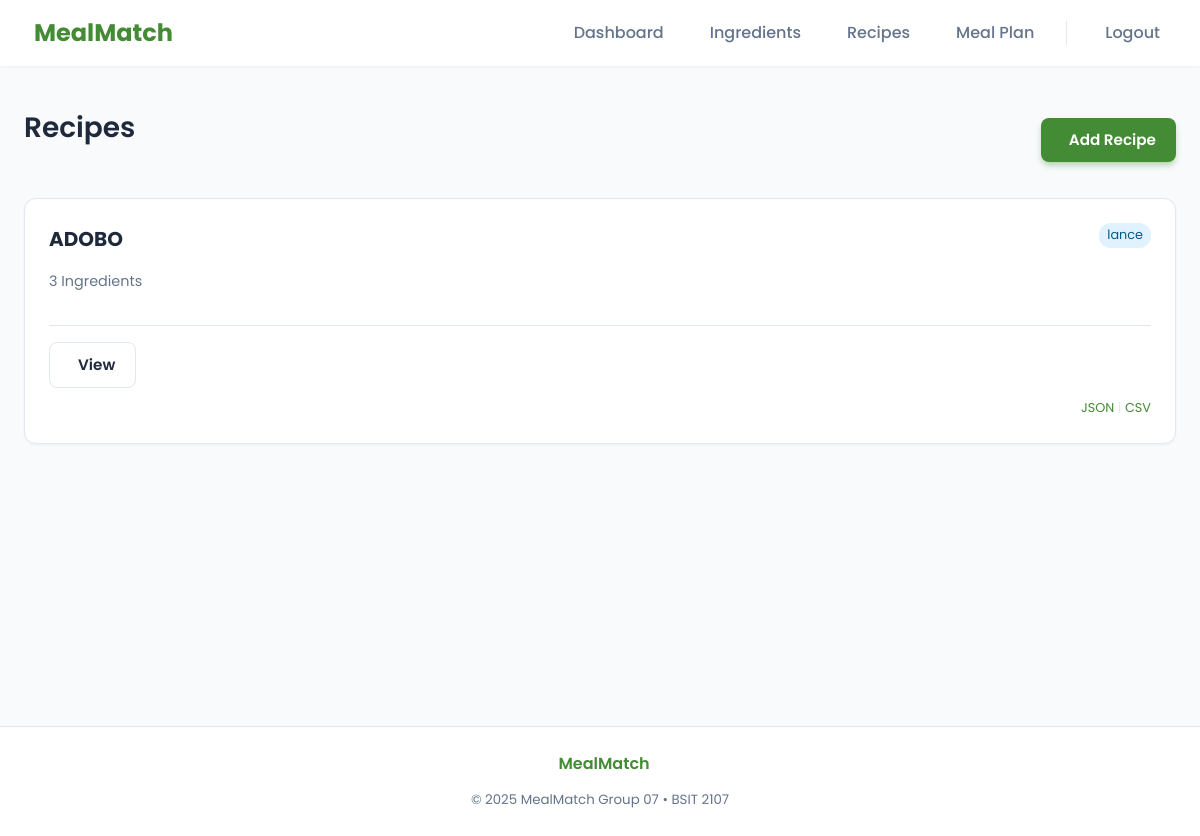
The app's page /recipes (signed in), older data.
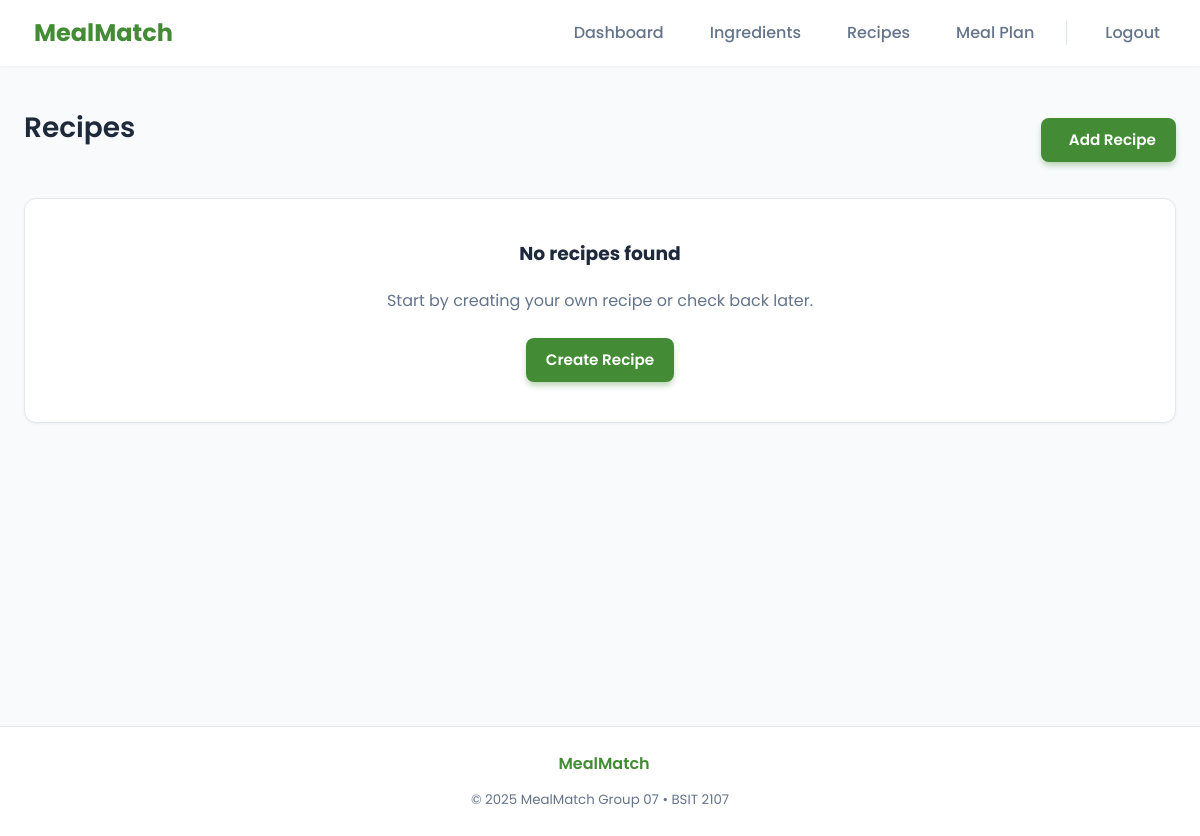
The same page, newer data.
### tables this page shows
CREATE TABLE recipes (
    id INTEGER PRIMARY KEY AUTOINCREMENT,
    title TEXT NOT NULL,
    description TEXT,
    instructions TEXT,
    created_by INTEGER,
    FOREIGN KEY(created_by) REFERENCES users(id) ON DELETE SET NULL
);

CREATE TABLE users (
    id INTEGER PRIMARY KEY AUTOINCREMENT,
    username TEXT UNIQUE NOT NULL,
    email TEXT UNIQUE NOT NULL,
    password_hash TEXT NOT NULL,
    is_admin INTEGER DEFAULT 0
);

### app.py (the view)
@app.route("/recipes")
@login_required
def recipes():
    rows = RecipeService.list_all_recipes()
    recipe_ingredients = {}
    for ri in db.query("SELECT * FROM recipe_ingredients"):
        recipe_ingredients.setdefault(ri["recipe_id"], []).append(ri)
    return render_template("recipes.html", recipes=rows, recipe_ingredients=recipe_ingredients)

### app.py (called while the page is built)
def login_required(fn):
    from functools import wraps
    @wraps(fn)
    def wrapper(*args, **kwargs):
        if not UserService.get_current_user():
            flash("Please log in to continue.", "warning")
            return redirect(url_for("login"))
        return fn(*args, **kwargs)
    return wrapper

    def connect(self):
        if self._conn is None:
            need_init = not os.path.exists(self.path)
            self._conn = sqlite3.connect(self.path, detect_types=sqlite3.PARSE_DECLTYPES|sqlite3.PARSE_COLNAMES)
            self._conn.row_factory = sqlite3.Row
            if need_init:
                self._init_db()
        return self._conn

    def close(self):
        if self._conn:
            self._conn.close()
            self._conn = None

    def query(self, sql: str, args=(), one=False):
        try:
            cur = self.connect().execute(sql, args)
            rv = cur.fetchall()
            cur.close()
            return (rv[0] if rv else None) if one else rv
        except Exception as e:
            raise DBError(e)

### templates/recipes.html (shortened to what this page needs)
{% extends "base.html" %}
{% block content %}
<div class="header-content" style="margin-bottom: 24px;">
  <h2>Recipes</h2>
  <a href="{{ url_for('add_recipe') }}" class="btn btn-primary">
     Add Recipe
  </a>
</div>
{% if recipes %}
<div class="cards">
  {% for r in recipes %}
  <div class="card" style="display: flex; flex-direction: column;">
    <div style="flex-grow: 1;">
      <div style="display: flex; justify-content: space-between; align-items: flex-start; margin-bottom: 10px;">
        <h3 style="margin: 0; font-size: 1.25rem;">{{ r['title'] }}</h3>
        <span
          style="font-size: 0.8rem; background: var(--info-bg); color: var(--info-text); padding: 2px 8px; border-radius: 12px;">
          {{ r['creator'] or 'Community' }}
        </span>
      </div>
      <p style="color: var(--text-muted); font-size: 0.9rem; margin-bottom: 16px;">
        {% if recipe_ingredients.get(r['id']) %}
         {{ recipe_ingredients[r['id']]|length }} Ingredients
        {% else %}
        <i class="ph-fill ph-basket"></i> No ingredients listed
        {% endif %}
      </p>
    </div>
    <div
      style="border-top: 1px solid var(--border-color); padding-top: 16px; margin-top: 16px; display: flex; justify-content: space-between; align-items: center;">
      <a href="{{ url_for('view_recipe', id=r['id']) }}" class="btn btn-sm btn-secondary" title="View">
         View
      </a>
      <div class="actions">
      </div>
    </div>
    <div style="margin-top: 10px; font-size: 0.8rem; text-align: right;">
      <a href="{{ url_for('export_recipe', id=r['id'], fmt='json') }}"
        style="color: var(--primary-color); text-decoration: none;">JSON</a>
      <span style="color: var(--border-color);">|</span>
      <a href="{{ url_for('export_recipe', id=r['id'], fmt='csv') }}"
        style="color: var(--primary-color); text-decoration: none;">CSV</a>
    </div>
  </div>
  {% endfor %}
</div>
{% else %}
<div class="card" style="text-align: center; padding: 40px;">
  <h3>No recipes found</h3>
  <p style="color: var(--text-muted); margin-bottom: 24px;">Start by creating your own recipe or check back later.</p>
  <a href="{{ url_for('add_recipe') }}" class="btn btn-primary">Create Recipe</a>
</div>
{% endif %}
{% endblock %}

Row changes from the older to the newer data that the page shows:
removed recipes: title "ADOBO", username "lance", recipe_ingredients "3"
Text that changed along with them:
text now shown: "No recipes found Start by creating your own recipe or check back later. Create Recipe"
